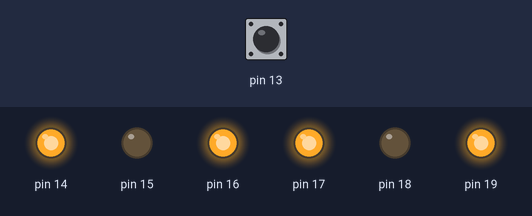
The program below on a simulated Arduino Nano, built with avr-gcc and run on an emulated ATmega328P. Parts: output pins drawn as LEDs (lit = HIGH). Inputs (shaded band) come from the test bench; at power-on: pin 13 HIGH.

Above: at 0.8 s.
0.9 s: pin 13 pulled LOW for 0.15 s
At 0.97 s:
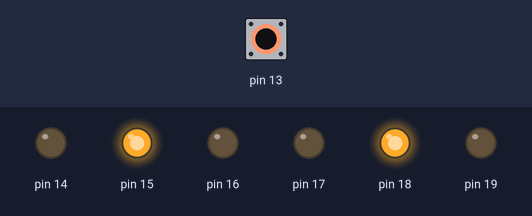
2.5 s: pin 13 pulled LOW for 3.2 s
At 6.6 s:
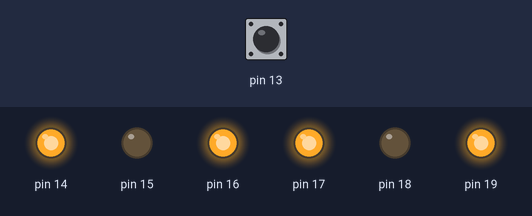
Timing chart, 0 to 8.1 s (numbered marks = the images above; inputs shaded):
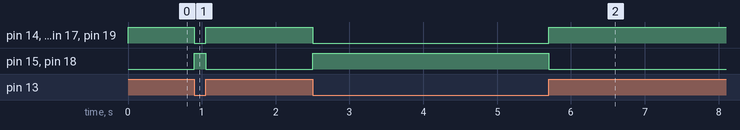

The program:

main.cpp
```cpp
#include <Arduino.h>
//-------------Ejercicio 1-------------//
//git config --global user.name pablo
//git config --global user.email pablo@mail.com

#include <Arduino.h>


#define bot1 ((PINB >> PB5) & 0x01)


int main()
{
    DDRC |= 0b111111;
    DDRB &= ~(1 << PB5);
    PORTB |= (1 << PB5);
    while (1)
    {
        if (bot1 == 1)
        {
            PORTC = 0b00101101;
        }
        else
        {
            PORTC = ~0b00101101;
        }
    }
}


/*void prender_leds(uint8_t cual);

uint8_t sumar(uint8_t valA, uint8_t valB);

int main(void)
{

    prender_leds(5);

    uint8_t resu = sumar(5,90);

    escribo algo
    escribo otra cosa
}

//------------------------------------------------------
//------------------------------------------------------
uint8_t sumar(uint8_t valA, uint8_t valB)
{
    return valA + valB;
}

//------------------------------------------------------
//------------------------------------------------------
void prender_leds(uint8_t cual)
{

    switch (cual)
    {
    }

    PORTD |= (1 << PD4);
    PORTD |= (1 << PD5);
    PORTD |= (1 << PD6);
    PORTD |= (1 << PD7);
}


//------------------------------------------------------
//------------------------------------------------------
void prender_leds_2(uint8_t cual)
{

    switch (cual)
    {
    }
    // hacer algo porque esta funcion no hace una mierda.


}*/
```

Measured:
- after the input at 0.9 s, pin 14, pin 16, pin 17, pin 19: HIGH → LOW at once, → HIGH 0.15 s later; pin 15, pin 18: LOW → HIGH at once, → LOW 0.15 s later
- after the input at 2.5 s, pin 14, pin 16, pin 17, pin 19: HIGH → LOW at once, → HIGH 3.2 s later; pin 15, pin 18: LOW → HIGH at once, → LOW 3.2 s later
